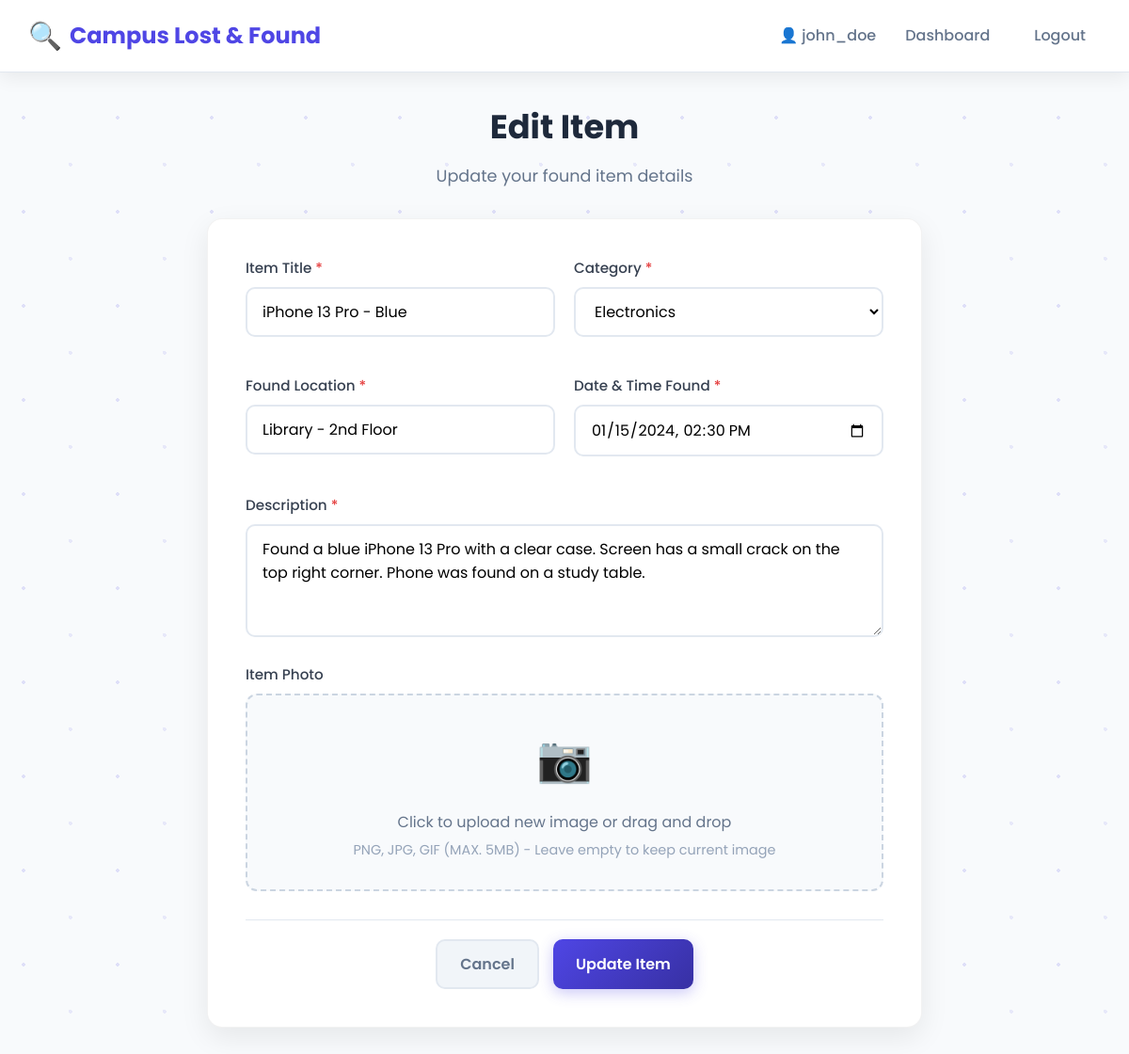
/edit_item.php?id=1 (signed in), run on the app's committed database.
### tables this page shows
CREATE TABLE IF NOT EXISTS found_items (
    id INT AUTO_INCREMENT PRIMARY KEY,
    user_id INT NOT NULL,
    title VARCHAR(255) NOT NULL,
    category VARCHAR(50) NOT NULL,
    location VARCHAR(255) NOT NULL,
    found_datetime DATETIME NOT NULL,
    description TEXT NOT NULL,
    image_path VARCHAR(500),
    status ENUM('active', 'claimed', 'removed') DEFAULT 'active',
    created_at TIMESTAMP DEFAULT CURRENT_TIMESTAMP,
    updated_at TIMESTAMP DEFAULT CURRENT_TIMESTAMP ON UPDATE CURRENT_TIMESTAMP,
    FOREIGN KEY (user_id) REFERENCES users(id) ON DELETE CASCADE
);

### edit_item.php (the view, shortened to what this page needs)
<?php
require 'includes/db.php';
$id = $_GET['id'] ?? 0;
try {
    $stmt = $pdo->prepare("SELECT * FROM found_items WHERE id = ? AND user_id = ?");
    $stmt->execute([$id, $_SESSION['user_id']]);
    $item = $stmt->fetch();
} catch (PDOException $e) {
    header("Location: dashboard.php");
    exit();
}
?>
<!DOCTYPE html>
<html lang="en">
<head>
</head>
<body>
    <header>
        <div class="header-container">
            <a href="index.php" class="logo">
                <span class="logo-icon">🔍</span> Campus Lost & Found
            </a>
            <div class="actions">
                <span class="username">👤 <?= htmlspecialchars($_SESSION['username']) ?></span>
                <a href="dashboard.php" class="logout">Dashboard</a>
                <a href="logout.php" class="logout">Logout</a>
            </div>
        </div>
    </header>
    <main class="container">
        <div class="page-header">
            <h1 class="page-title">Edit Item</h1>
            <p class="page-subtitle">Update your found item details</p>
        </div>
        <div class="form-card">
            <form method="POST" enctype="multipart/form-data">
                <div class="form-row">
                    <div class="form-group">
                        <label for="title" class="form-label">Item Title <span class="required">*</span></label>
                        <input type="text" id="title" name="title" class="form-input"
                               placeholder="e.g., iPhone 13 Pro, Blue Backpack" required
                               value="<?= htmlspecialchars($item['title']) ?>">
                    </div>
                    <div class="form-group">
                        <label for="category" class="form-label">Category <span class="required">*</span></label>
                        <select id="category" name="category" class="form-select" required>
                            <option value="Electronics" <?= $item['category'] === 'Electronics' ? 'selected' : '' ?>>Electronics</option>
                        </select>
                    </div>
                </div>
                <div class="form-row">
                    <div class="form-group">
                        <label for="location" class="form-label">Found Location <span class="required">*</span></label>
                        <input type="text" id="location" name="location" class="form-input"
                               placeholder="e.g., Library, Cafeteria, Building A" required
                               value="<?= htmlspecialchars($item['location']) ?>">
                    </div>
                    <div class="form-group">
                        <label for="found_datetime" class="form-label">Date & Time Found <span class="required">*</span></label>
                        <input type="datetime-local" id="found_datetime" name="found_datetime" class="form-input" required
                               value="<?= date('Y-m-d\TH:i', strtotime($item['found_datetime'])) ?>">
                    </div>
                </div>
                <div class="form-group">
                    <label for="description" class="form-label">Description <span class="required">*</span></label>
                    <textarea id="description" name="description" class="form-textarea"
                              placeholder="Provide detailed description of the item, including color, brand, condition, and any distinguishing features..." required><?= htmlspecialchars($item['description']) ?></textarea>
                </div>
                <div class="form-group">
                    <label class="form-label">Item Photo</label>
                    <div class="upload-section" onclick="document.getElementById('image').click();">
                        <div class="upload-icon">📷</div>
                        <div class="upload-text">Click to upload new image or drag and drop</div>
                        <div class="upload-hint">PNG, JPG, GIF (MAX. 5MB) - Leave empty to keep current image</div>
                    </div>
                </div>
                <div class="form-actions">
                    <a href="item_detail.php?id=<?= $item['id'] ?>" class="btn btn-secondary">Cancel</a>
                    <button type="submit" class="btn btn-primary">Update Item</button>
                </div>
            </form>
        </div>
    </main>
</body>
</html>

### edit_item.php (style rules this page uses)
* { margin: 0; padding: 0; box-sizing: border-box; font-family: 'Poppins', sans-serif; }
body { background-color: #f8fafc; background-image: radial-gradient(circle at 25px 25px, rgba(79, 70, 229, 0.15) 2%, transparent 0%), radial-gradient(circle at 75px 75px, rgba(79, 70, 229, 0.1) 2%, transparent 0%); background-size: 100px 100px; color: #1e293b; line-height: 1.6; min-height: 100vh; }
header { background-color: rgba(255, 255, 255, 0.95); padding: 15px 30px; box-shadow: 0 4px 20px rgba(0, 0, 0, 0.08); position: sticky; top: 0; z-index: 100; backdrop-filter: blur(10px); border-bottom: 1px solid #e2e8f0; }
.header-container { max-width: 1200px; margin: 0 auto; display: flex; justify-content: space-between; align-items: center; }
.logo { font-size: 1.5rem; font-weight: 700; color: #4f46e5; text-decoration: none; display: flex; align-items: center; gap: 8px; }
.logo-icon { font-size: 1.8rem; }
.actions { display: flex; align-items: center; gap: 15px; }
.username { font-weight: 500; color: #64748b; }
.logout { color: #64748b; text-decoration: none; padding: 8px 16px; border-radius: 8px; transition: all 0.3s ease; font-weight: 500; }
.container { max-width: 800px; margin: 30px auto; padding: 0 20px; }
.page-header { text-align: center; margin-bottom: 30px; }
.page-title { font-size: 2.2rem; color: #1e293b; margin-bottom: 10px; font-weight: 700; }
.page-subtitle { color: #64748b; font-size: 1.1rem; }
.form-card { background: white; border-radius: 16px; padding: 40px; box-shadow: 0 10px 30px rgba(0, 0, 0, 0.08); border: 1px solid rgba(0, 0, 0, 0.05); }
.form-row { display: grid; grid-template-columns: 1fr 1fr; gap: 20px; margin-bottom: 20px; }
.form-group { margin-bottom: 20px; }
.form-label { display: block; margin-bottom: 8px; color: #374151; font-weight: 500; font-size: 0.95rem; }
.required { color: #e53e3e; }
.form-input, .form-select, .form-textarea { width: 100%; padding: 12px 16px; border: 2px solid #e2e8f0; border-radius: 10px; font-size: 1rem; transition: all 0.3s ease; background: white; font-family: inherit; }
.form-textarea { resize: vertical; min-height: 120px; }
.upload-section { border: 2px dashed #cbd5e1; border-radius: 12px; padding: 30px; text-align: center; transition: all 0.3s ease; cursor: pointer; background: #f8fafc; }
.upload-icon { font-size: 3rem; color: #94a3b8; margin-bottom: 15px; }
.upload-text { color: #64748b; font-size: 1rem; margin-bottom: 5px; }
.upload-hint { color: #94a3b8; font-size: 0.9rem; }
.form-actions { display: flex; gap: 15px; justify-content: center; margin-top: 30px; padding-top: 20px; border-top: 1px solid #e2e8f0; }
.btn { display: inline-block; padding: 12px 24px; border-radius: 10px; font-weight: 600; text-decoration: none; transition: all 0.3s ease; border: none; cursor: pointer; font-size: 1rem; font-family: inherit; }
.btn-primary { background: linear-gradient(135deg, #4f46e5, #3730a3); color: white; box-shadow: 0 4px 15px rgba(79, 70, 229, 0.3); }
.btn-secondary { background: #f1f5f9; color: #64748b; border: 2px solid #e2e8f0; }

### data on the page
found_items: title "iPhone 13 Pro - Blue", category "Electronics", location "Library - 2nd Floor", found_datetime "01/15/2024 14:30", description "Found a blue iPhone 13 Pro with a clear case. Screen has a small crack on the top right corner. Phone was found on a study table."

### other printed values
$_SESSION['username'] "john_doe"
